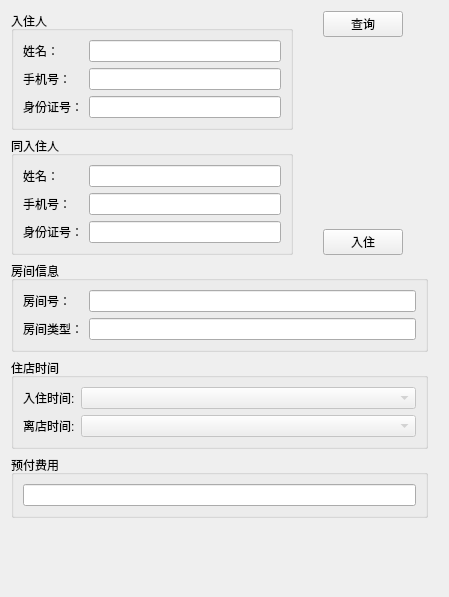
<?xml version="1.0" encoding="UTF-8"?>
<ui version="4.0">
 <class>CheckInPage</class>
 <widget class="QWidget" name="CheckInPage">
  <property name="geometry">
   <rect>
    <x>0</x>
    <y>0</y>
    <width>449</width>
    <height>597</height>
   </rect>
  </property>
  <property name="windowTitle">
   <string>Form</string>
  </property>
  <layout class="QHBoxLayout" name="horizontalLayout_3">
   <item>
    <layout class="QVBoxLayout" name="verticalLayout_3">
     <item>
      <layout class="QHBoxLayout" name="horizontalLayout">
       <item>
        <layout class="QVBoxLayout" name="verticalLayout_2">
         <item>
          <widget class="QGroupBox" name="PERSON_1">
           <property name="title">
            <string>入住人</string>
           </property>
           <layout class="QFormLayout" name="formLayout">
            <item row="0" column="0">
             <widget class="QLabel" name="label">
              <property name="text">
               <string>姓名：</string>
              </property>
             </widget>
            </item>
            <item row="0" column="1">
             <widget class="QLineEdit" name="LE_NAME_1">
              <property name="minimumSize">
               <size>
                <width>192</width>
                <height>0</height>
               </size>
              </property>
             </widget>
            </item>
            <item row="1" column="0">
             <widget class="QLabel" name="label_2">
              <property name="text">
               <string>手机号：</string>
              </property>
             </widget>
            </item>
            <item row="1" column="1">
             <widget class="MobilePhoneLineEdit" name="LE_PHONE_1">
              <property name="minimumSize">
               <size>
                <width>192</width>
                <height>0</height>
               </size>
              </property>
             </widget>
            </item>
            <item row="2" column="0">
             <widget class="QLabel" name="label_3">
              <property name="text">
               <string>身份证号：</string>
              </property>
             </widget>
            </item>
            <item row="2" column="1">
             <widget class="IDNumberLineEdit" name="LE_ID_1">
              <property name="minimumSize">
               <size>
                <width>192</width>
                <height>0</height>
               </size>
              </property>
             </widget>
            </item>
           </layout>
          </widget>
         </item>
         <item>
          <widget class="QGroupBox" name="PERSON_2">
           <property name="title">
            <string>同入住人</string>
           </property>
           <layout class="QFormLayout" name="formLayout_2">
            <item row="0" column="0">
             <widget class="QLabel" name="label_4">
              <property name="text">
               <string>姓名：</string>
              </property>
             </widget>
            </item>
            <item row="0" column="1">
             <widget class="QLineEdit" name="LE_NAME_2">
              <property name="minimumSize">
               <size>
                <width>192</width>
                <height>0</height>
               </size>
              </property>
             </widget>
            </item>
            <item row="1" column="0">
             <widget class="QLabel" name="label_5">
              <property name="text">
               <string>手机号：</string>
              </property>
             </widget>
            </item>
            <item row="1" column="1">
             <widget class="MobilePhoneLineEdit" name="LE_PHONE_2">
              <property name="minimumSize">
               <size>
                <width>192</width>
                <height>0</height>
               </size>
              </property>
             </widget>
            </item>
            <item row="2" column="0">
             <widget class="QLabel" name="label_6">
              <property name="text">
               <string>身份证号：</string>
              </property>
             </widget>
            </item>
            <item row="2" column="1">
             <widget class="IDNumberLineEdit" name="LE_ID_2">
              <property name="minimumSize">
               <size>
                <width>192</width>
                <height>0</height>
               </size>
              </property>
             </widget>
            </item>
           </layout>
          </widget>
         </item>
        </layout>
       </item>
       <item>
        <spacer name="horizontalSpacer_2">
         <property name="orientation">
          <enum>Qt::Horizontal</enum>
         </property>
         <property name="sizeHint" stdset="0">
          <size>
           <width>40</width>
           <height>20</height>
          </size>
         </property>
        </spacer>
       </item>
       <item>
        <layout class="QVBoxLayout" name="verticalLayout">
         <item>
          <widget class="QPushButton" name="PB_SEARCH">
           <property name="text">
            <string>查询</string>
           </property>
          </widget>
         </item>
         <item>
          <spacer name="verticalSpacer">
           <property name="orientation">
            <enum>Qt::Vertical</enum>
           </property>
           <property name="sizeHint" stdset="0">
            <size>
             <width>20</width>
             <height>40</height>
            </size>
           </property>
          </spacer>
         </item>
         <item>
          <widget class="QPushButton" name="PB_CHECKIN">
           <property name="text">
            <string>入住</string>
           </property>
          </widget>
         </item>
        </layout>
       </item>
       <item>
        <spacer name="horizontalSpacer_3">
         <property name="orientation">
          <enum>Qt::Horizontal</enum>
         </property>
         <property name="sizeHint" stdset="0">
          <size>
           <width>40</width>
           <height>20</height>
          </size>
         </property>
        </spacer>
       </item>
      </layout>
     </item>
     <item>
      <layout class="QHBoxLayout" name="horizontalLayout_2"/>
     </item>
     <item>
      <layout class="QVBoxLayout" name="verticalLayout_6">
       <item>
        <widget class="QGroupBox" name="ROOM_INFO">
         <property name="title">
          <string>房间信息</string>
         </property>
         <layout class="QFormLayout" name="formLayout_4">
          <item row="0" column="0">
           <widget class="QLabel" name="label_10">
            <property name="text">
             <string>房间号：</string>
            </property>
           </widget>
          </item>
          <item row="0" column="1">
           <widget class="QLineEdit" name="LE_ROOM">
            <property name="readOnly">
             <bool>true</bool>
            </property>
           </widget>
          </item>
          <item row="1" column="0">
           <widget class="QLabel" name="label_9">
            <property name="text">
             <string>房间类型：</string>
            </property>
           </widget>
          </item>
          <item row="1" column="1">
           <widget class="QLineEdit" name="LE_ROOM_TYPE">
            <property name="readOnly">
             <bool>true</bool>
            </property>
           </widget>
          </item>
         </layout>
        </widget>
       </item>
       <item>
        <widget class="QGroupBox" name="TIME">
         <property name="title">
          <string>住店时间</string>
         </property>
         <layout class="QFormLayout" name="formLayout_3">
          <item row="0" column="0">
           <widget class="QLabel" name="label_7">
            <property name="text">
             <string>入住时间:</string>
            </property>
           </widget>
          </item>
          <item row="0" column="1">
           <widget class="DateTimeEdit" name="CB_CHECKIN_DATE">
            <property name="enabled">
             <bool>false</bool>
            </property>
           </widget>
          </item>
          <item row="1" column="0">
           <widget class="QLabel" name="label_8">
            <property name="text">
             <string>离店时间:</string>
            </property>
           </widget>
          </item>
          <item row="1" column="1">
           <widget class="DateTimeEdit" name="CB_CHECKOUT_DATE">
            <property name="enabled">
             <bool>false</bool>
            </property>
           </widget>
          </item>
         </layout>
        </widget>
       </item>
       <item>
        <widget class="QGroupBox" name="verticalGroupBox">
         <property name="title">
          <string>预付费用</string>
         </property>
         <layout class="QVBoxLayout" name="verticalLayout_5">
          <item>
           <widget class="QLineEdit" name="LE_FEE">
            <property name="readOnly">
             <bool>true</bool>
            </property>
           </widget>
          </item>
         </layout>
        </widget>
       </item>
      </layout>
     </item>
     <item>
      <spacer name="verticalSpacer_2">
       <property name="orientation">
        <enum>Qt::Vertical</enum>
       </property>
       <property name="sizeHint" stdset="0">
        <size>
         <width>20</width>
         <height>40</height>
        </size>
       </property>
      </spacer>
     </item>
    </layout>
   </item>
   <item>
    <spacer name="horizontalSpacer">
     <property name="orientation">
      <enum>Qt::Horizontal</enum>
     </property>
     <property name="sizeHint" stdset="0">
      <size>
       <width>40</width>
       <height>20</height>
      </size>
     </property>
    </spacer>
   </item>
  </layout>
 </widget>
 <customwidgets>
  <customwidget>
   <class>DateTimeEdit</class>
   <extends>QComboBox</extends>
   <header>Widgets/DateTimeEdit/date_time_edit.h</header>
  </customwidget>
  <customwidget>
   <class>MobilePhoneLineEdit</class>
   <extends>QLineEdit</extends>
   <header>Widgets/MobilePhoneLineEdit.h</header>
  </customwidget>
  <customwidget>
   <class>IDNumberLineEdit</class>
   <extends>QLineEdit</extends>
   <header>Widgets/IDNumberLineEdit.h</header>
  </customwidget>
 </customwidgets>
 <resources/>
 <connections/>
</ui>
